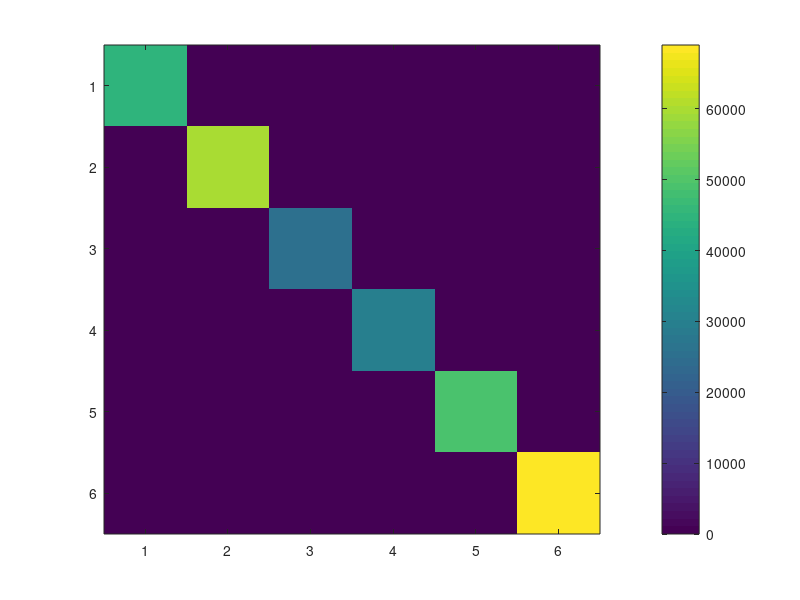

Write MATLAB code to recreate this figure. (Note: this script raises an error after producing the figure.)
%%Defining the Problem
% Distance matrix
dist_matrix = [ 1 147 188  95 175  76;
                147 1  62 204 215  42;
                188  62 1 224 236 105; 
                95 204 224 1 40 186;
                175 215 236 40 1 146;
                76  42 105 186 146 1 ];

% Cost per unit distance
cost_per_km = [ 18.32; 15.71; 15.18; 14.66; 14.14; 16.75 ];

% Define the objective function
f = reshape(dist_matrix', [], 1);

% Define the inequality constraints
A = kron(eye(6), ones(1, 6));
b = [45000; 60000; 25000; 30000; 49000; 69000];

% Define the lower bound and upper bound of the decision variables
lb = zeros(36, 1);
ub = inf(36, 1);

%% Solving the Problem with Linear Programming Algorithm
% Solve the linear program
[x, cost] = linprog(f, [], [], A, b, lb, ub);

%% Visualisations
% Print the optimal cost
fprintf('Total cost: $%.2f\n', cost);

% Reshape the decision variable into a 6x6 matrix
x_matrix = reshape(x, 6, [])';

% Create a 2D plot of the transport plan
figure;
imagesc(x_matrix);
colorbar;
colormap(parula);
set(gca, 'XTick', 1:6, 'XTickLabel', {'Osogbo', 'Abeokuta', 'Ikeja', 'Akure', 'Ado-Ekiti',"Ibadan"}, 'YTick', 1:6, 'YTickLabel', {'Osogbo', 'Abeokuta', 'Ikeja', 'Akure', 'Ado-Ekiti', "Ibadan"});
xlabel('To');
ylabel('From');
title('Transport Plan');